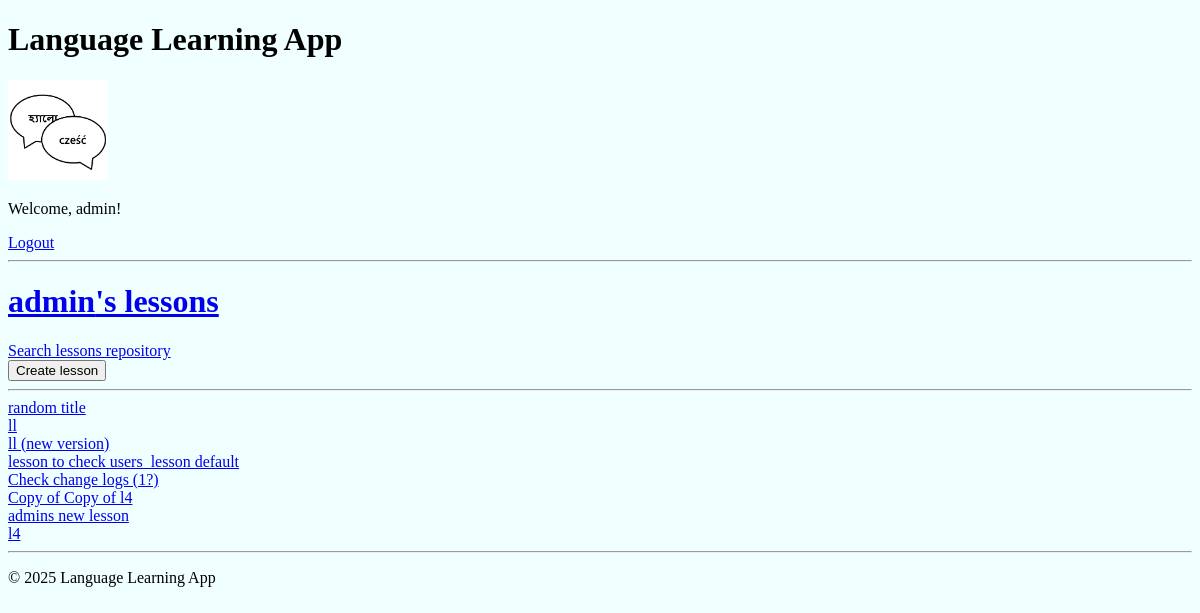
The app's page /my-lessons/1/ (signed in), older data.
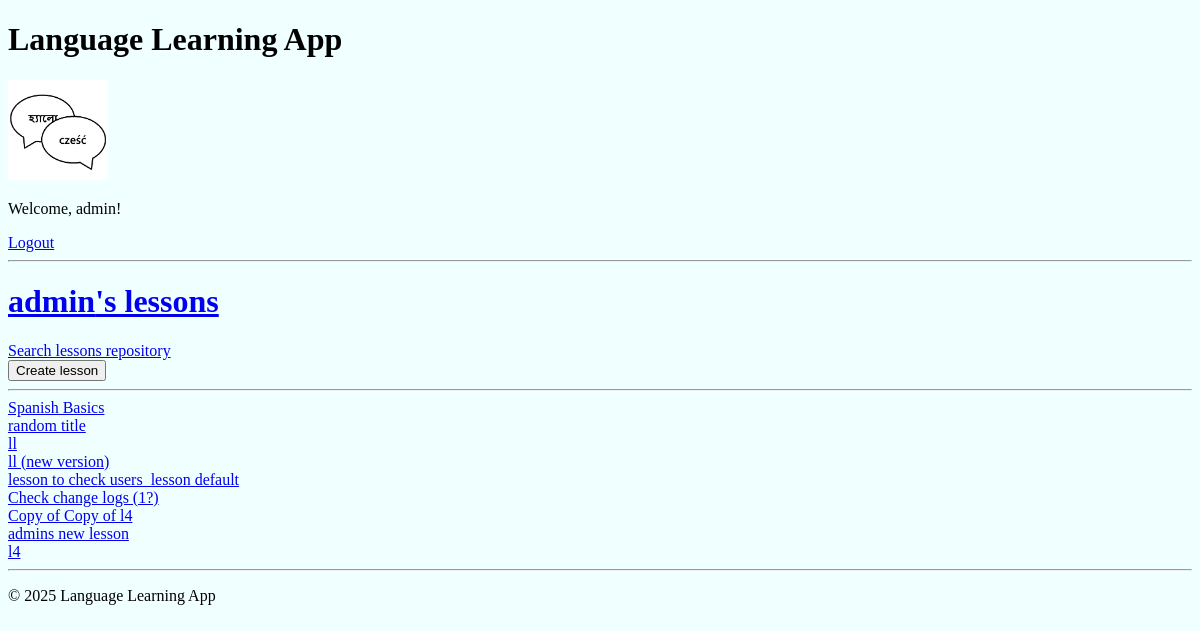
The same page, newer data.
### base/models.py (models this page shows, shortened)
class UserLesson(models.Model):
    user = models.ForeignKey(User, on_delete=models.CASCADE)
    lesson = models.ForeignKey(Lesson, on_delete=models.CASCADE)
    target_progress = models.PositiveIntegerField(
        default=3, validators=[MinValueValidator(1)]
    )
    practice_window = models.PositiveIntegerField(
        default=10, validators=[MinValueValidator(1)]
    )
    allowed_error_margin = models.PositiveIntegerField(
        default=0, validators=[MinValueValidator(0)]
    )
    class Meta:
        unique_together = ("user", "lesson")

class Lesson(models.Model):
    title = models.CharField(max_length=255)
    description = models.TextField(
        blank=True, help_text="Brief description of the lesson."
    )
    prompt_language = models.ForeignKey(
        Language, on_delete=models.CASCADE, related_name="prompt_lessons"
    )
    translation_language = models.ForeignKey(
        Language, on_delete=models.CASCADE, related_name="translation_lessons"
    )
    author = models.ForeignKey(
        User,
        on_delete=models.CASCADE,
        related_name="authored_lessons",
    )
    changes_log = models.TextField(
        blank=True, help_text="Log of changes made to this lesson."
    )
    access_type = models.ForeignKey(AccessType, on_delete=models.PROTECT, default=1)
    original_lesson = models.ForeignKey(
        "self", null=True, blank=True, on_delete=models.SET_NULL
    )
    updated = models.DateTimeField(auto_now=True)
    created = models.DateTimeField(auto_now_add=True)

### base/views.py (the view)
# urls.py: path("my-lessons/<str:pk>/", views.myLessons, name="my-lessons"),
@login_required(login_url="login")
def myLessons(request, pk):
    user = User.objects.get(id=pk)
    if request.user.id != user.id and request.user.is_superuser == False:
        return HttpResponse("You are not allowed here!")
    user_lessons = UserLesson.objects.filter(user=user).order_by("-id")
    context = {
        "user": user,
        "my_lessons": user_lessons,
    }
    return render(request, "base/my_lessons.html", context)

### base/templates/base/my_lessons.html
{% extends "main.html" %}
{% block content %}
<h1><a href="{% url 'my-lessons' user.id %}">{{user.username}}'s lessons</a></h1>
<a href="{% url 'lessons-repository' %}">Search lessons repository</a>
<br>
<a href="{% url 'create-lesson' %}">
    <button type="button">Create lesson</button>
</a>
<hr>
<div class="my-lessons-container">
    <div>
    {% for my_lesson in my_lessons %}
        <div>
            <a href="{% url 'my-lesson-details' my_lesson.id %}">{{ my_lesson.lesson.title }}</a>
        </div>
    {% endfor %}
</div>
{% endblock content %}

Row changes from the older to the newer data that the page shows:
added UserLesson: lesson "Spanish Basics"
